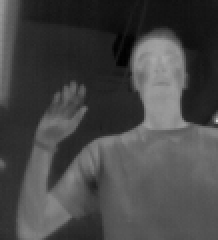
#> input picture Current_Software_Modules/GeometricStitch/HorizontalStitch/OverlappedRegion_Tests/Inputs/stitch3.png, 109 x 120 px (shown 2 times larger)
$ python build_first_image.py
#> lines starting #> are read from the running program, lines starting #| are printed output that depends on the picture; after the words box and inside, x2 and y2 are one past the last pixel; in counts of white or black regions, pixels touching at a corner belong together
#> further down, img is the input picture: shape (120, 109, 3); min 0, max 210, mean 70.1
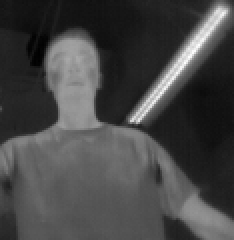
#> input picture Current_Software_Modules/GeometricStitch/HorizontalStitch/OverlappedRegion_Tests/Inputs/stitch4.png, 117 x 120 px (shown 2 times larger)
#> further down, img2 is the input picture: shape (120, 117, 3); min 0, max 254, mean 70.1
#!/usr/bin/env python3
import numpy as np
import cv2
import math
import time
import sys
from PIL import Image
from matplotlib import pyplot as plt
from random import randrange

# Function Descriptions
def transpose(array):
    array = array[:]
    n = len(array)
    for i, row in enumerate(array):
        array[i] = row + [None for _ in range(n-len(row))]
    array = zip(*array)
    for i, row in enumerate(array):
        array[i] = [elem for elem in row if elem is not None]
    return array

# Grayscale
def gray_scale(img):
    gray = cv2.cvtColor(img,cv2.COLOR_BGR2GRAY)
    return(gray)

# Load Image
def load_image(name):
    img = cv2.imread(name)
    return(img)

# Otsu Thresholding
def Otsu_thresholding(blur):
    retval, threshold = cv2.threshold(blur,10,255,cv2.THRESH_BINARY+cv2.THRESH_OTSU)
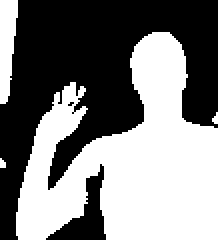
#> threshold: shape (120, 109) (shown 2 times larger); 49.3% white; 4 white regions (2 under 20 px), largest, box (x1, y1, x2, y2) and area: (8, 16, 109, 120) 6079, (0, 0, 9, 52) 348
#> retval = 70
    return(threshold)

def alignImages(img1,img2):
    # Otsu Thresholding Test 1
    img1Gray = gray_scale(img1)
    thr = Otsu_thresholding(img1Gray)

    # Otsu Thresholding Test 2
    img2Gray = gray_scale(img2)
    thr2 = Otsu_thresholding(img2Gray)
#> in Otsu_thresholding (call 2), `retval, threshold = cv2.threshold(blur,10,255,cv2.THRESH_BINARY+cv2.TH..`:
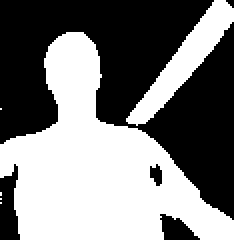
#> threshold: shape (120, 117) (shown 2 times larger); 49.1% white; 6 white regions (4 under 20 px), largest, box (x1, y1, x2, y2) and area: (0, 16, 117, 120) 5962, (63, 0, 117, 63) 928

    # Initialization of the Feature Detector
    orb = cv2.ORB_create()

    # Locate keypoints in the image, calculate descriptors
    kp, desc = orb.detectAndCompute(img1Gray,None)
#> kp = 17 keypoints; strongest (x, y, size): (71, 59, 37.2), (73, 62, 31), (42, 54, 31), (36, 41, 31)
    kp2, desc2 = orb.detectAndCompute(img2Gray,None)
#> kp2 = 25 keypoints; strongest (x, y, size): (65, 60, 31), (66, 59, 37.2), (66, 58, 44.6), (69, 60, 31)

    # Create BFMatcher object for Matching Images, Brutte Force Hamming Matcher
    bf = cv2.BFMatcher(cv2.NORM_HAMMING,crossCheck=True)

    # Match Descriptor, Similar Features between 2 Images
    matches = bf.match(desc,desc2)
#> matches = 7 matches

    # Sort the matches by score for sitching/meshing
    matches_final = sorted(matches, key = lambda x:x.distance)
#> matches_final = 7 matches
    print("Total matches:"+str(len(matches_final)))
#| Total matches:7

    # Remove "BAD" matches (85% threshold, only keep top 15% of matches)
    goodMatches = int(len(matches_final)*0.90)
#> goodMatches = 6
    matches_final = matches_final[:goodMatches]
#> matches_final = 6 matches
    print("Top matches:"+str(len(matches_final)))
#| Top matches:6

    # Draw the top Matches in the Image
    img3 = cv2.drawMatches(img1,kp,img2,kp2,matches_final,None,flags=2)
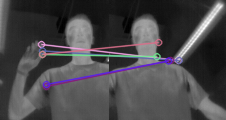
#> img3: shape (120, 226, 3); mean B, G, R 73.7, 71.2, 72.6
    #cv2.imwrite("output3.jpg",img3)

    # Show final Panorama of the Image
    # Use RANSAC algorithm to find Homography (translation+rotation) matrix

    # Initialize Image Objects
    points1 = np.zeros((len(matches),2), dtype=np.float32) # Initialization
#> points1 = [[0, 0], [0, 0], [0, 0], [0, 0], [0, 0], [0, 0], [0, 0]]
    points2 = np.zeros((len(matches),2), dtype=np.float32) # Initialization
#> points2 has the same summary as points1

    # Extract Location of Good Matches
    for x, match in enumerate(matches):
        points1[x,:] = kp[match.queryIdx].pt
        points2[x,:] = kp2[match.trainIdx].pt
#> this loop made 7 passes
#> after the loop, points1 = [[41, 44], [42, 54], [71, 59], [46, 84], [46, 86], [42, 50.4], [42, 54]]; points2 = [[69, 60], [49.2, 42], [60, 61], [59.04, 60.48], [61.2, 60], [69.6, 60], [47.52, 56.16]]

    # Call Stitch API
#> (the run stopped early here; a loop or call above may not have finished)
